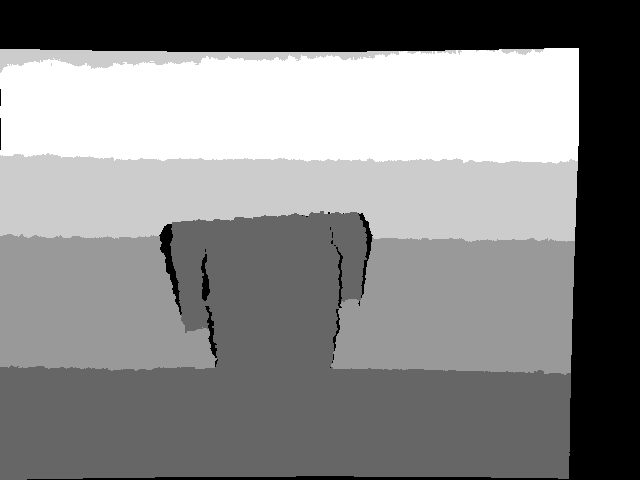
#> input picture Unit Tests/learn0.png, 640 x 480 px
$ python test_LineCurveFeat.py   (older library calls are emulated)
#> lines starting #> are read from the running program, lines starting #| are printed output that depends on the picture
#> further down, depthimg is the input picture: shape (480, 640) uint16; min 0, max 1425, mean 770.7
### utility.py
import cv2
import matplotlib as plt
import numpy as np
import random as rand
from skimage import morphology


# [36 lines left out: functions auto_canny, create_img, clahe, not called in this run]


def normalize_depth(depthimg, colormap=False):
    # Normalize depth image
#> called with colormap = True
    min, max, minloc, maxloc = cv2.minMaxLoc(depthimg)
#> min = 0; max = 1425; minloc = (0, 0); maxloc = (572, 129)
    adjmap = np.zeros_like(depthimg)
    dst = cv2.convertScaleAbs(depthimg, adjmap, 255 / (max - min), -min)
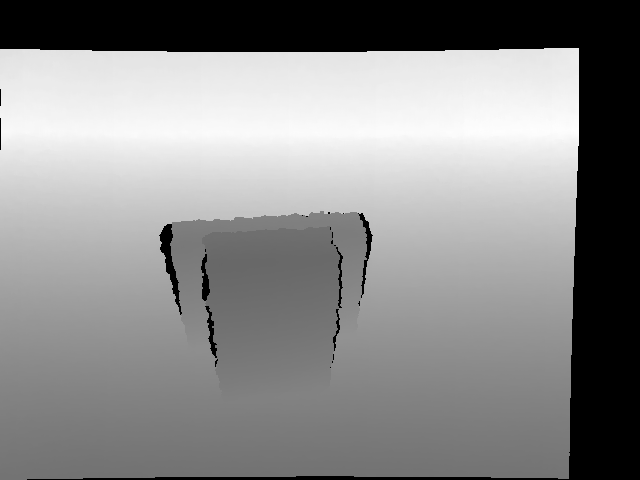
#> dst: shape (480, 640); min 0, max 255, mean 137.9
    if colormap == True:
        return cv2.applyColorMap(dst, cv2.COLORMAP_JET)
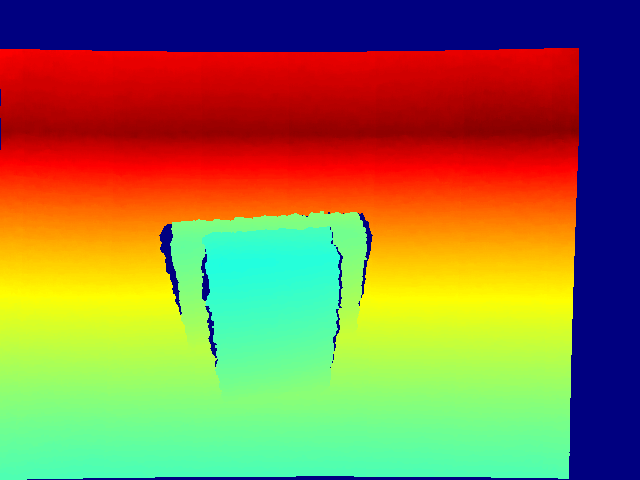
#> returned value: shape (480, 640, 3); mean of channels 0, 1, 2 73.6, 121.7, 142.6; drawn as B, G, R
    else:
        return dst


# [375 lines left out: functions morpho, curve_discont, depth_discont, edge_detect, mask_contours, find_contours and 13 more, not called in this run]


def swap_cols(arr, frm, to):
    arr[:,[frm, to]] = arr[:,[to, frm]]


# [5 lines left out: function squeeze_ndarr, not called in this run]

### Unit Tests/test_LineCurveFeat.py
import cv2
import scipy.io as sio
import numpy as np

from merge_lines_v3 import merge_lines
from LabelLineCurveFeature import classify_curves
from utility import normalize_depth


def roipoly(src, line, poly):
    mask = np.zeros_like(src)
    dst = np.zeros_like(src)
    cv2.rectangle(mask, (poly[0][1], poly[0][0]), (poly[3][1], poly[3][0]), (255, 255, 255), cv2.FILLED)
    cv2.bitwise_and(src, dst, mask=mask)
    cv2.imshow("image", dst)


if __name__ == '__main__':
    depthimg = cv2.imread('learn0.png', -1)
    src = normalize_depth(depthimg, colormap=True)
    poly = [[100, 100], [0, 0], [0,0], [200, 200]]

    siz = depthimg.shape
#> siz = (480, 640)
    thresh_m = 10
    label_thresh = 11

    # [10 lines of commented-out code are left out]

#> (the run stopped early here; a loop or call above may not have finished)

$ run again, with Unit Tests/learn15.png copied over Unit Tests/learn0.png
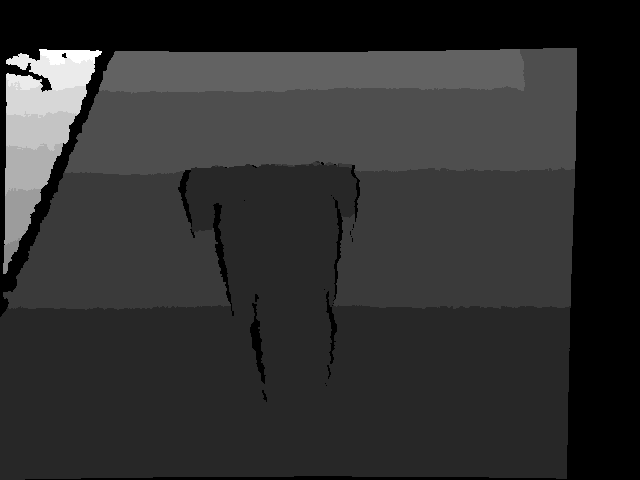
#> input picture Unit Tests/learn15.png, 640 x 480 px
#> depthimg is the input picture: shape (480, 640) uint16; min 0, max 3510, mean 719.2
#> min = 0; max = 3510; minloc = (0, 0); maxloc = (63, 50)
#> in normalize_depth, `return cv2.applyColorMap(dst, cv2.COLORMAP_JET)`:
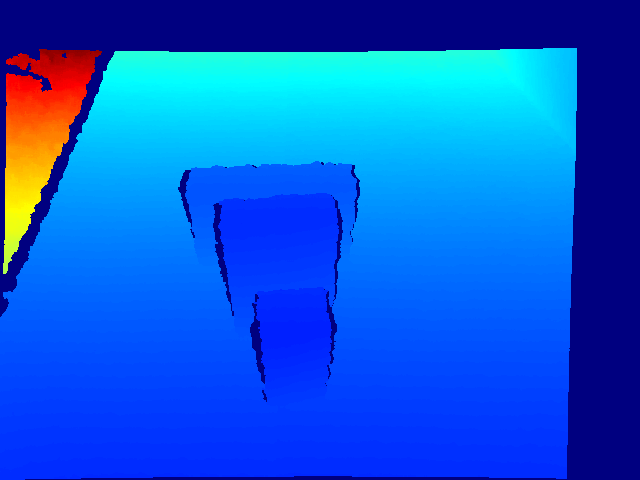
#> returned value: shape (480, 640, 3); mean of channels 0, 1, 2 216.6, 90.3, 8.9; drawn as B, G, R
